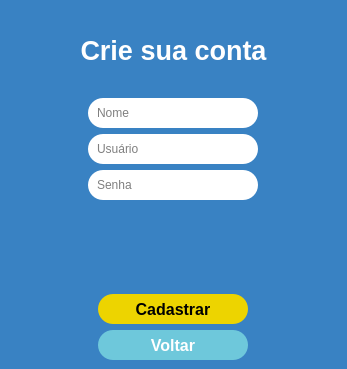
<?xml version="1.0" encoding="UTF-8"?>
<ui version="4.0">
 <class>Cadastro</class>
 <widget class="QMainWindow" name="Cadastro">
  <property name="geometry">
   <rect>
    <x>0</x>
    <y>0</y>
    <width>347</width>
    <height>369</height>
   </rect>
  </property>
  <property name="minimumSize">
   <size>
    <width>347</width>
    <height>369</height>
   </size>
  </property>
  <property name="maximumSize">
   <size>
    <width>347</width>
    <height>369</height>
   </size>
  </property>
  <property name="windowTitle">
   <string>Cadastre-se</string>
  </property>
  <property name="styleSheet">
   <string notr="true">background-color: rgb(57, 130, 195);</string>
  </property>
  <widget class="QWidget" name="centralwidget">
   <layout class="QVBoxLayout" name="verticalLayout">
    <item>
     <widget class="QLabel" name="lbl_crie_conta">
      <property name="styleSheet">
       <string notr="true">font-size: 20pt;
color: white;
font-weight: bold;</string>
      </property>
      <property name="text">
       <string>Crie sua conta</string>
      </property>
      <property name="alignment">
       <set>Qt::AlignCenter</set>
      </property>
     </widget>
    </item>
    <item alignment="Qt::AlignHCenter">
     <widget class="QLineEdit" name="nome">
      <property name="minimumSize">
       <size>
        <width>170</width>
        <height>30</height>
       </size>
      </property>
      <property name="maximumSize">
       <size>
        <width>170</width>
        <height>30</height>
       </size>
      </property>
      <property name="styleSheet">
       <string notr="true">*{
background-color: #fff;
border-radius: 15px;
padding: 5px;
padding-left: 7px;
}
QLineEdit:focus{
border: 2px solid #edd400;
}</string>
      </property>
      <property name="maxLength">
       <number>20</number>
      </property>
      <property name="placeholderText">
       <string>Nome</string>
      </property>
     </widget>
    </item>
    <item alignment="Qt::AlignHCenter">
     <widget class="QLineEdit" name="usuario">
      <property name="minimumSize">
       <size>
        <width>170</width>
        <height>30</height>
       </size>
      </property>
      <property name="maximumSize">
       <size>
        <width>170</width>
        <height>30</height>
       </size>
      </property>
      <property name="styleSheet">
       <string notr="true">*{
background-color: #fff;
border-radius: 15px;
padding: 5px;
padding-left: 7px;
}
QLineEdit:focus{
border: 2px solid #edd400;
}</string>
      </property>
      <property name="maxLength">
       <number>20</number>
      </property>
      <property name="placeholderText">
       <string>Usuário</string>
      </property>
     </widget>
    </item>
    <item alignment="Qt::AlignHCenter">
     <widget class="QLineEdit" name="senha">
      <property name="minimumSize">
       <size>
        <width>170</width>
        <height>30</height>
       </size>
      </property>
      <property name="maximumSize">
       <size>
        <width>170</width>
        <height>30</height>
       </size>
      </property>
      <property name="styleSheet">
       <string notr="true">*{
background-color: #fff;
border-radius: 15px;
padding: 5px;
padding-left: 7px;
}
QLineEdit:focus{
border: 2px solid #edd400;
}</string>
      </property>
      <property name="maxLength">
       <number>20</number>
      </property>
      <property name="echoMode">
       <enum>QLineEdit::Password</enum>
      </property>
      <property name="placeholderText">
       <string>Senha</string>
      </property>
     </widget>
    </item>
    <item>
     <widget class="QLabel" name="lbl_erro">
      <property name="styleSheet">
       <string notr="true">color: rgb(237, 212, 0);;
font-size: 13pt;
font-weight: bold;
</string>
      </property>
      <property name="text">
       <string/>
      </property>
      <property name="textFormat">
       <enum>Qt::AutoText</enum>
      </property>
      <property name="scaledContents">
       <bool>false</bool>
      </property>
      <property name="alignment">
       <set>Qt::AlignHCenter|Qt::AlignTop</set>
      </property>
      <property name="wordWrap">
       <bool>true</bool>
      </property>
     </widget>
    </item>
    <item alignment="Qt::AlignHCenter">
     <widget class="QPushButton" name="btn_cadastrar">
      <property name="minimumSize">
       <size>
        <width>150</width>
        <height>30</height>
       </size>
      </property>
      <property name="maximumSize">
       <size>
        <width>150</width>
        <height>16777215</height>
       </size>
      </property>
      <property name="font">
       <font>
        <pointsize>12</pointsize>
        <weight>75</weight>
        <bold>true</bold>
       </font>
      </property>
      <property name="cursor">
       <cursorShape>PointingHandCursor</cursorShape>
      </property>
      <property name="styleSheet">
       <string notr="true">*{
background-color: #edd400;
border-radius: 15px;
}
QPushButton:hover{
background-color: #d1bc08;
}

</string>
      </property>
      <property name="text">
       <string>Cadastrar</string>
      </property>
      <property name="default">
       <bool>true</bool>
      </property>
     </widget>
    </item>
    <item alignment="Qt::AlignHCenter">
     <widget class="QPushButton" name="btn_voltar">
      <property name="minimumSize">
       <size>
        <width>150</width>
        <height>30</height>
       </size>
      </property>
      <property name="maximumSize">
       <size>
        <width>150</width>
        <height>16777215</height>
       </size>
      </property>
      <property name="font">
       <font>
        <pointsize>12</pointsize>
        <weight>75</weight>
        <bold>true</bold>
       </font>
      </property>
      <property name="cursor">
       <cursorShape>PointingHandCursor</cursorShape>
      </property>
      <property name="styleSheet">
       <string notr="true">*{
background-color: #6EC8DB;
border-radius: 15px;
color: white;
}
QPushButton:hover{
background-color:#60afbf;
}</string>
      </property>
      <property name="text">
       <string>Voltar</string>
      </property>
     </widget>
    </item>
   </layout>
  </widget>
 </widget>
 <tabstops>
  <tabstop>usuario</tabstop>
  <tabstop>senha</tabstop>
  <tabstop>btn_cadastrar</tabstop>
  <tabstop>btn_voltar</tabstop>
 </tabstops>
 <resources/>
 <connections/>
</ui>
